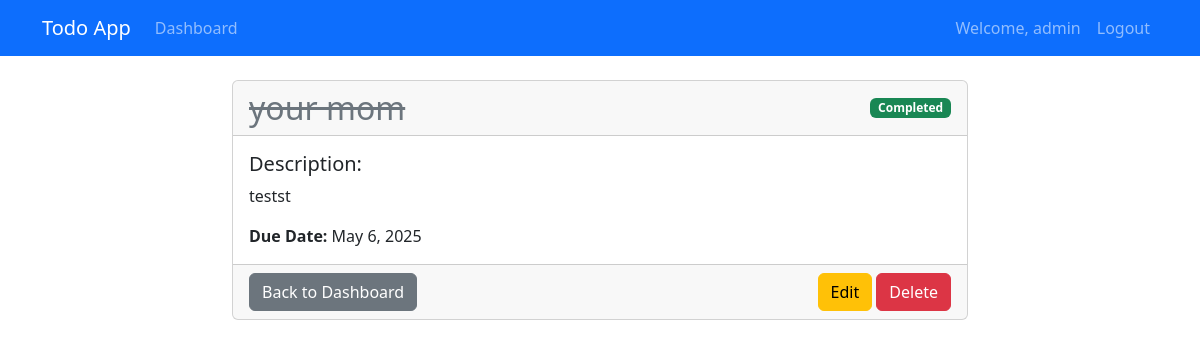
Screenshot of /todo/view/19/ (signed in) with the database file from the repository.
### To_Do_Manager/models.py (models this page shows, shortened)
class ToDo(models.Model):
    user = models.ForeignKey(User, on_delete=models.CASCADE)
    title = models.CharField(max_length=100)
    description = models.TextField()
    date = models.DateField()
    is_completed = models.BooleanField(default=False)

### To_Do_Manager/views.py (the view)
# urls.py: path("todo/view/<int:pk>/", TodoDetailPageView.as_view(), name="todo_detail_page"),
class TodoDetailPageView(LoginRequiredMixin, DetailView):
    model = ToDo
    template_name = 'todo_detail.html'
    context_object_name = 'todo'
    login_url = '/accounts/login/'
    def get_queryset(self):
        return ToDo.objects.filter(user=self.request.user)

### To_Do_Manager/templates/todo_detail.html (shortened to what this page needs)
{% extends 'base.html' %}
{% block content %}
<div class="row justify-content-center">
    <div class="col-md-8">
        <div class="card">
            <div class="card-header d-flex justify-content-between align-items-center">
                <h2 class="mb-0 {% if todo.is_completed %}todo-completed{% endif %}">{{ todo.title }}</h2>
                <span class="badge {% if todo.is_completed %}bg-success{% else %}bg-warning{% endif %}">
                    {% if todo.is_completed %}Completed{% else %}Pending{% endif %}
                </span>
            </div>
            <div class="card-body">
                <h5 class="card-title">Description:</h5>
                <p class="card-text">{{ todo.description }}</p>
                <p class="card-text"><strong>Due Date:</strong> {{ todo.date }}</p>
            </div>
            <div class="card-footer d-flex justify-content-between">
                <a href="{% url 'dashboard' %}" class="btn btn-secondary">Back to Dashboard</a>
                <div>
                    <a href="{% url 'todo_update_page' todo.id %}" class="btn btn-warning">Edit</a>
                    <button type="button" class="btn btn-danger" data-bs-toggle="modal" data-bs-target="#deleteTodoModal">Delete</button>
                </div>
            </div>
        </div>
    </div>
</div>
{% endblock %}

### To_Do_Manager/templates/base.html (shortened to what this page needs)
<!DOCTYPE html>
<html lang="en">
<head>
    <link href="https://cdn.jsdelivr.net/npm/bootstrap@5.3.2/dist/css/bootstrap.min.css" rel="stylesheet">
</head>
<body>
    <nav class="navbar navbar-expand-lg navbar-dark bg-primary">
        <div class="container">
            <a class="navbar-brand" href="{% url 'index' %}">Todo App</a>
            <div class="collapse navbar-collapse" id="navbarNav">
                <ul class="navbar-nav me-auto">
                    {% if user.is_authenticated %}
                    <li class="nav-item">
                        <a class="nav-link" href="{% url 'dashboard' %}">Dashboard</a>
                    </li>
                    {% endif %}
                </ul>
                <ul class="navbar-nav">
                    {% if user.is_authenticated %}
                    <li class="nav-item">
                        <span class="nav-link">Welcome, {{ user.username }}</span>
                    </li>
                    <li class="nav-item">
                        <a class="nav-link" href="{% url 'logout_page' %}">Logout</a>
                    </li>
                    {% endif %}
                </ul>
            </div>
        </div>
    </nav>
    <div class="container mt-4">
        {% block content %}{% endblock %}
    </div>
</body>
</html>

### To_Do_Manager/templates/base.html (style rules this page uses)
.todo-completed { text-decoration: line-through; color: #6c757d; }

### rows the page displays
ToDo: title "your mom", description "testst", date "May 6, 2025"

### other values shown
{{ user.username }} "admin"
